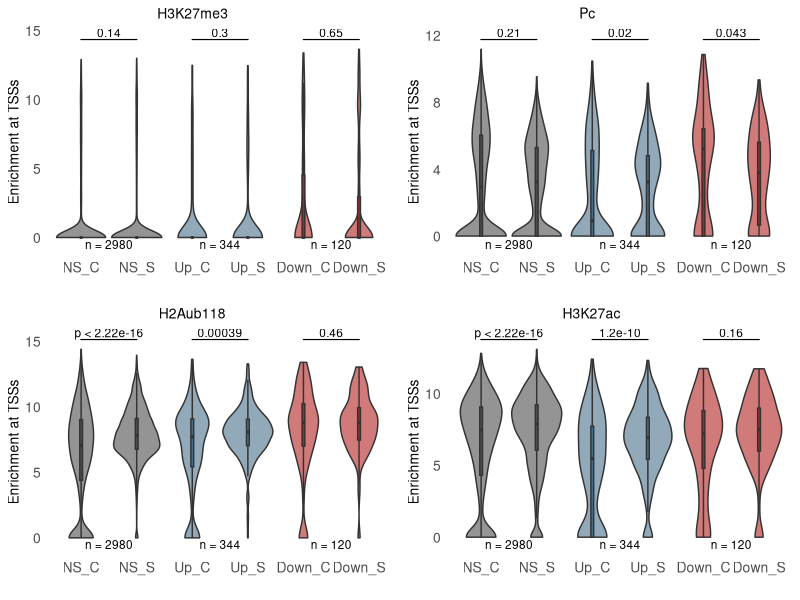
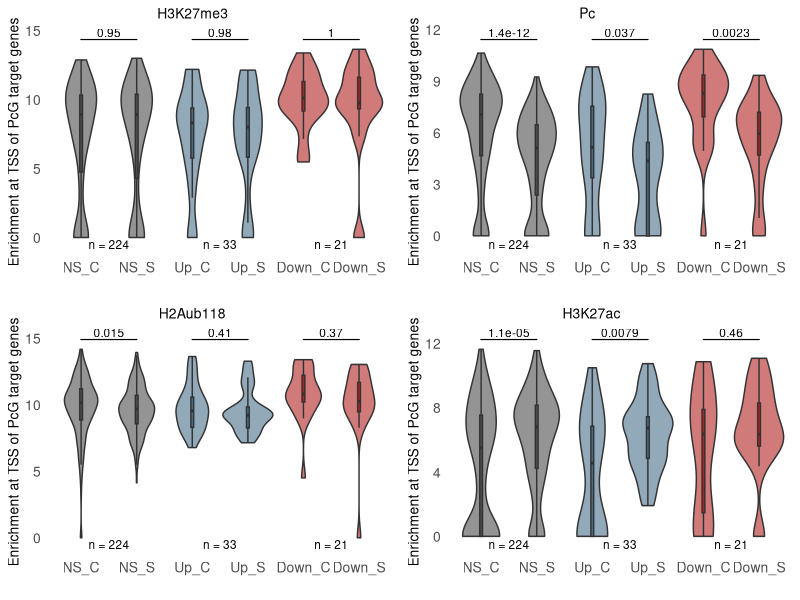

R code for these plots, in order:
library(tidyr)
library(dplyr)
library(tibble)
library(ggplot2)
library(ggpubr)

H2Aub118<-read.delim2("./report_H2Aub118_WD_SUMOnub_vs_WD_NOnub_withGeneNames.tsv",header= TRUE)
nrow(H2Aub118)
H2Aub118<-H2Aub118[-1,]

H2Aub118<- H2Aub118 %>%
  rownames_to_column("id") %>%                                 # bring rownames into a column
  extract(
    id,
    into = c("gene", "FBgn", "status"),
    regex = "^(.*)_(FBgn\\d+)_(.*)$",                          # gene_FBgn#####_status
    remove = TRUE
  )

head(H2Aub118)
H2Aub118_clean <- na.omit(H2Aub118)

H2Aub118_clean <- H2Aub118 %>%
  filter(complete.cases(.))


# Reshape to long format
H2Aub118_long <- H2Aub118_clean %>%
  select(gene, status, Conc_WD_NOnub, Conc_WD_SUMOnub) %>%
  pivot_longer(cols = starts_with("Conc"),
               names_to = "Condition",
               values_to = "Concentration")

# Make condition labels nicer
H2Aub118_long$Condition <- recode(H2Aub118_long$Condition,
                                  Conc_WD_NOnub = "Control",
                                  Conc_WD_SUMOnub = "SUMO")


# Make a combined condition variable
H2Aub118_long <- H2Aub118_long %>%
  mutate(Group = case_when(
    status == "notChanged" & Condition == "Control" ~ "NS_C",
    status == "notChanged" & Condition == "SUMO"    ~ "NS_S",
    status == "Up"         & Condition == "Control" ~ "Up_C",
    status == "Up"         & Condition == "SUMO"    ~ "Up_S",
    status == "Down"       & Condition == "Control" ~ "Down_C",
    status == "Down"       & Condition == "SUMO"    ~ "Down_S"
  ))
print(H2Aub118_long)

# Make sure Group is an ordered factor (for plotting order)
H2Aub118_long$Group <- factor(H2Aub118_long$Group,
                              levels = c("NS_C","NS_S",
                                         "Up_C","Up_S",
                                         "Down_C","Down_S"))
print(H2Aub118_long)
print(table(H2Aub118_long$Group))


# Define comparisons
comparisons <- list(
  c("NS_C", "NS_S"),
  c("Up_C", "Up_S"),
  c("Down_C", "Down_S")
)

# Convert Concentration to numeric
H2Aub118_long$Concentration <- as.numeric(H2Aub118_long$Concentration)






comparisons <- list(c("NS_C", "NS_S"), c("Up_C", "Up_S"), c("Down_C", "Down_S"))
print(head(H2Aub118_long))

#maxmedian <- H2Aub118_long %>%
#  group_by(Group) %>%
#  summarise(med = median(Concentration, na.rm = TRUE)) %>%
#  pull(med) %>%
#  max()

#Select PcG targets:PcGtargets2

PcG_H2AubNS <- read.table("PcG_targets_Parreno2024_NS.txt")
PcG_H2AubNS$status <- "NS"
colnames(PcG_H2AubNS) <- c("gene_name","status")
PcG_H2AubUp <- read.table("PcG_targets_Parreno2024_Up.txt")
PcG_H2AubUp$status <- "Up"
colnames(PcG_H2AubUp) <- c("gene_name","status")
PcG_H2AubDown <- read.table("PcG_targets_Parreno2024_Down.txt")
PcG_H2AubDown$status <- "Down"
colnames(PcG_H2AubDown) <- c("gene_name","status")
PcGtargets2 <- rbind(PcG_H2AubNS,PcG_H2AubUp,PcG_H2AubDown)
PcG_H2Aub <- H2Aub118_long[H2Aub118_long$gene %in% PcGtargets2$gene_name,]

print(paste0(length(unique(PcG_H2Aub[PcG_H2Aub$status == "Up",]$gene))))
print(paste0(length(unique(PcG_H2Aub[PcG_H2Aub$status == "Down",]$gene))))
print(paste0(length(unique(PcG_H2Aub[PcG_H2Aub$status == "NS",]$gene))))
#nrow(PcG_H2Aub[PcG_H2Aub$status == "Down",])
#nrow(PcG_H2Aub[PcG_H2Aub$status == "NS",])
print(PcG_H2Aub)

###Make a combined plot for all

H3K27me3<-read.delim2("./report_H3K27me3_WD_SUMOnub_vs_WD_NOnub_withGeneNames.tsv",header= TRUE)
nrow(H3K27me3)
H3K27me3<-H3K27me3[-1,]

H3K27ac<-read.delim2("./report_H3K27ac_WD_SUMOnub_vs_WD_NOnub_withGeneNames.tsv",header= TRUE)
nrow(H3K27ac)
H3K27ac<-H3K27ac[-1,]

Pc<-read.delim2("./report_PcXlinked_WD_SUMOnub_vs_WD_NOnub_withGeneNames.tsv",header= TRUE)
nrow(Pc)
Pc<-Pc[-1,]

H2Aub118<-read.delim2("./report_H2Aub118_WD_SUMOnub_vs_WD_NOnub_withGeneNames.tsv",header= TRUE)
nrow(H2Aub118)
H2Aub118<-H2Aub118[-1,]

process <- function(df) {
  df %>%
    # bring rownames into a column
    tibble::rownames_to_column("id") %>%
    
    # extract gene, FBgn, status from rownames
    tidyr::extract(
      id,
      into = c("gene", "FBgn", "status"),
      regex = "^(.*)_(FBgn\\d+)_(.*)$",  
      remove = TRUE
    ) %>%
    
    
    # remove rows with NA
    filter(complete.cases(.)) %>%
    
    # **filter for specific genes**
    #filter(gene %in% PcGtargets2$gene_name) %>%
    
    # reshape to long
    select(gene, status, Conc_WD_NOnub, Conc_WD_SUMOnub) %>%
    pivot_longer(
      cols = starts_with("Conc"),
      names_to = "Condition",
      values_to = "Concentration"
    ) %>%
    
    # relabel conditions
    mutate(Condition = recode(Condition,
                              Conc_WD_NOnub = "Control",
                              Conc_WD_SUMOnub = "SUMO")) %>%
    
    # build group labels
    mutate(Group = case_when(
      status == "notChanged" & Condition == "Control" ~ "NS_C",
      status == "notChanged" & Condition == "SUMO"    ~ "NS_S",
      status == "Up"         & Condition == "Control" ~ "Up_C",
      status == "Up"         & Condition == "SUMO"    ~ "Up_S",
      status == "Down"       & Condition == "Control" ~ "Down_C",
      status == "Down"       & Condition == "SUMO"    ~ "Down_S"
    )) %>%
    
    # order groups
    mutate(Group = factor(Group,
                          levels = c("NS_C","NS_S",
                                     "Up_C","Up_S",
                                     "Down_C","Down_S")),
           # force numeric
           Concentration = as.numeric(Concentration))
        
}

process_PcG <- function(df) {
  df %>%
    # bring rownames into a column
    tibble::rownames_to_column("id") %>%
    
    # extract gene, FBgn, status from rownames
    tidyr::extract(
      id,
      into = c("gene", "FBgn", "status"),
      regex = "^(.*)_(FBgn\\d+)_(.*)$",  
      remove = TRUE
    ) %>%
    
    
    # remove rows with NA
    filter(complete.cases(.)) %>%
    
    # **filter for specific genes**
    filter(gene %in% PcGtargets2$gene_name) %>%
    
    # reshape to long
    select(gene, status, Conc_WD_NOnub, Conc_WD_SUMOnub) %>%
    pivot_longer(
      cols = starts_with("Conc"),
      names_to = "Condition",
      values_to = "Concentration"
    ) %>%
    
    # relabel conditions
    mutate(Condition = recode(Condition,
                              Conc_WD_NOnub = "Control",
                              Conc_WD_SUMOnub = "SUMO")) %>%
    
    # build group labels
    mutate(Group = case_when(
      status == "notChanged" & Condition == "Control" ~ "NS_C",
      status == "notChanged" & Condition == "SUMO"    ~ "NS_S",
      status == "Up"         & Condition == "Control" ~ "Up_C",
      status == "Up"         & Condition == "SUMO"    ~ "Up_S",
      status == "Down"       & Condition == "Control" ~ "Down_C",
      status == "Down"       & Condition == "SUMO"    ~ "Down_S"
    )) %>%
    
    # order groups
    mutate(Group = factor(Group,
                          levels = c("NS_C","NS_S",
                                     "Up_C","Up_S",
                                     "Down_C","Down_S")),
           # force numeric
           Concentration = as.numeric(Concentration))
        
}

# ---- Example usage ----
# say you have several datasets: H3K27me3, Pc, H2Aub118 df4
datasets <- list(H3K27me3 = H3K27me3, Pc = Pc, H2Aub118 = H2Aub118, H3K27ac= H3K27ac)

processed <- lapply(datasets, process)
processed_PcG <- lapply(datasets, process_PcG)

# access results
processed$H3K27me3 %>% head()
processed$Pc %>% head()
processed$H2Aub118 %>% head()
processed$H3K27ac %>% head()

# access results
processed_PcG$H3K27me3 %>% head()
processed_PcG$Pc %>% head()
processed_PcG$H2Aub118 %>% head()
processed_PcG$H3K27ac %>% head()

plot_violin <- function(df, title = "All TSSs") {
  
  # define comparisons for stats
  comparisons <- list(
    c("NS_C", "NS_S"),
    c("Up_C", "Up_S"),
    c("Down_C", "Down_S")
  )
  
  # compute dashed line at max median across groups
  #maxmedian <- df %>%
  #  group_by(Group) %>%
  #  summarise(med = median(Concentration, na.rm = TRUE)) %>%
  #  pull(med) %>%
  #  max(na.rm = TRUE)

  summ <- df %>%
    group_by(Group) %>%
    summarize(n = n(), y=min(df$Concentration)-0.5)
summ <- unique(summ)
print(as.data.frame(summ), quote=F)   
summ <- summ[-grep("_S",summ$Group),]


ggplot(df, aes(x = Group, y = Concentration, fill = Group)) +
    geom_violin(trim = T, alpha = 0.6, width=0.9) +
    geom_boxplot(width = 0.05, outlier.shape = NA, show.legend = FALSE) +
    stat_compare_means(comparisons = comparisons,
                       method = "wilcox.test",
                       exact = FALSE,
                       label.x.npc = "center",
                       #label="p.signif",
		       label="p.adj",		       
                       size = 3, step.increase = 0,bracket.size = 0.4, tip.length = 0) +
    #geom_hline(yintercept = maxmedian, linetype = "dashed", color = "grey", size = 0.7) +
    geom_text(data=summ, aes(x=Group, y=y, label = paste0("n = ",n)), size=3., color="black",position = position_nudge(x = 0.5)) +
    scale_fill_manual(values = c(
      "NS_C" = "gray30", "NS_S" = "gray30",
      "Up_C" = "skyblue4","Up_S" = "skyblue4",
      "Down_C" = "firebrick","Down_S" = "firebrick"
    )) +
    labs(title = title,
         x = "", y = "Enrichment at TSSs") +
    theme_minimal() +
    theme(
      panel.grid = element_blank(),
      plot.title = element_text(hjust = 0.4,size = 10),
      axis.text = element_text(size = 10),
      axis.title = element_text(size = 10)
    )
}

plot_violin_PcG <- function(df, title = "All TSSs") {
  
  # define comparisons for stats
  comparisons <- list(
    c("NS_C", "NS_S"),
    c("Up_C", "Up_S"),
    c("Down_C", "Down_S")
  )
  
  # compute dashed line at max median across groups
  #maxmedian <- df %>%
  #  group_by(Group) %>%
  #  summarise(med = median(Concentration, na.rm = TRUE)) %>%
  #  pull(med) %>%
  #  max(na.rm = TRUE)

  summ <- df %>%
    group_by(Group) %>%
    summarize(n = n(), y=min(df$Concentration)-0.5)
summ <- unique(summ)
print(as.data.frame(summ), quote=F)   
summ <- summ[-grep("_S",summ$Group),]


ggplot(df, aes(x = Group, y = Concentration, fill = Group)) +
    geom_violin(trim = T, alpha = 0.6, width= 0.9) +
    geom_boxplot(width = 0.05, outlier.shape = NA, show.legend = FALSE) +
    stat_compare_means(comparisons = comparisons,
                       method = "wilcox.test",
                       exact = FALSE,
                       label.x.npc = "center",
                       #label="p.signif",
                       label="p.adj",		       
                       size = 3, step.increase = 0, bracket.size = 0.4, tip.length = 0) +
    #geom_hline(yintercept = maxmedian, linetype = "dashed", color = "grey", size = 0.7) +
    geom_text(data=summ, aes(x=Group, y=y, label = paste0("n = ",n)), size=3., color="black", position = position_nudge(x = 0.5)) +
    scale_fill_manual(values = c(
      "NS_C" = "gray30", "NS_S" = "gray30",
      "Up_C" = "skyblue4","Up_S" = "skyblue4",
      "Down_C" = "firebrick","Down_S" = "firebrick"
    )) +
    labs(title = title,
         x = "", y = "Enrichment at TSS of PcG target genes") +
    theme_minimal() +
    theme(
      panel.grid = element_blank(),
      plot.title = element_text(hjust = 0.4,size = 10),
      axis.text = element_text(size = 10),
      axis.title = element_text(size = 10)
    )
}

# Generate plots for each dataset
p1 <- plot_violin(processed$H3K27me3, title = "H3K27me3")
p2 <- plot_violin(processed$Pc, title = "Pc")
p3 <- plot_violin(processed$H2Aub118, title = "H2Aub118")
p4 <- plot_violin(processed$H3K27ac, title = "H3K27ac")

combined <- ggarrange(p1, p2, p3, p4,
                      ncol = 2, nrow = 2,   # 2x2 grid
                      common.legend = TRUE, # share legend if you want
                      legend = "none")


outFile <- "Enrichment_at_TSS_of_all_genes.tab"
write.table(processed,file=outFile,sep="\t",quote=F,row.names=F,)
print(processed)

#H3K27me3.gene	H3K27me3.status	H3K27me3.Condition	H3K27me3.Concentration	H3K27me3.Group	Pc.gene	Pc.status	Pc.Condition	Pc.Concentration	Pc.Group	H2Aub118.geneH2Aub118.status	H2Aub118.Condition	H2Aub118.Concentration	H2Aub118.Group	H3K27ac.gene	H3K27ac.status	H3K27ac.Condition	H3K27ac.Concentration	H3K27ac.Group


# Generate plots for each dataset
p1_PcG <- plot_violin_PcG(processed_PcG$H3K27me3, title = "H3K27me3")
p2_PcG <- plot_violin_PcG(processed_PcG$Pc, title = "Pc")
p3_PcG <- plot_violin_PcG(processed_PcG$H2Aub118, title = "H2Aub118")
p4_PcG <- plot_violin_PcG(processed_PcG$H3K27ac, title = "H3K27ac")

outFile <- "Enrichment_at_TSS_of_PcGtargets_genes.tab"
write.table(processed_PcG,file=outFile,sep="\t",quote=F,row.names=F,)

combined_PcG <- ggarrange(p1_PcG, p2_PcG, p3_PcG, p4_PcG,
                      ncol = 2, nrow = 2,   # 2x2 grid
                      common.legend = TRUE, # share legend if you want
                      legend = "none")

pdf(paste0("violinPlots_for_allGenes.pdf"), width=8)
print(combined)
print(combined_PcG)
dev.off
